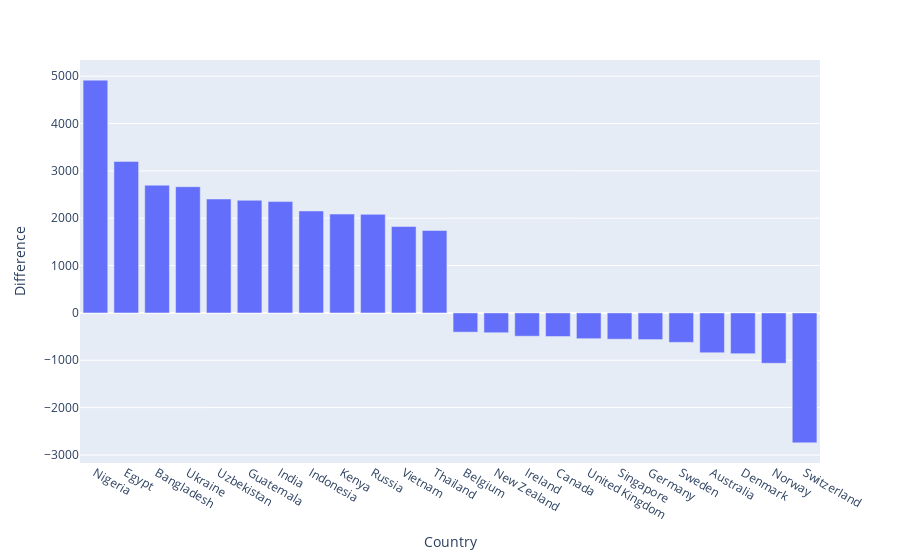

The notebook cell this image was saved under:
### Markdown cell above
This second graph only displays the 15 countries where there are the most offers, as they represent 80% of the offers. We can observe than a third of the offers are based in Belgium and Germany.

For the following graphs, please note that I'm using a dataset of which I don't know the quality. Since an apprentice's salary is not subject to income tax, this analysis is to be taken with caution

### Code cell
world = go.Figure(data=go.Choropleth(
    locations = df_country.index,
    z = df_country['Difference'],
    text = df_country['Country'],
    colorscale = 'Blues',
    autocolorscale=False,
    reversescale=False,
    marker_line_color='darkgray',
    marker_line_width=0.5,
    colorbar_title = 'Difference',
))


df_country.sort_values('Difference', ascending=False, inplace=True)
df_temp = df_country.head(12).append(df_country.tail(12))
fig = px.bar(df_temp, x='Country', y='Difference')

world.show()
fig.show()

### Figure 1 — Plotly figure (JSON) as saved in the notebook; plotly's stock layout.template omitted (floating-point values rounded to 4 significant figures)
{"data": [{"alignmentgroup": "True", "hoverlabel": {"namelength": 0}, "hovertemplate": "Country=%{x}<br>Difference=%{y}", "legendgroup": "", "marker": {"color": "#636efa"}, "name": "", "offsetgroup": "", "orientation": "v", "showlegend": false, "textposition": "auto", "type": "bar", "x": ["Nigeria", "Egypt", "Bangladesh", "Ukraine", "Uzbekistan", "Guatemala", "India", "Indonesia", "Kenya", "Russia", "Vietnam", "Thailand", "Belgium", "New Zealand", "Ireland", "Canada", "United Kingdom", "Singapore", "Germany", "Sweden", "Australia", "Denmark", "Norway", "Switzerland"], "xaxis": "x", "y": [4916.0, 3200.0, 2697.0, 2664.0, 2405.0, 2378.0, 2351.0, 2153.0, 2087.0, 2081.0, 1825.0, 1740.0, -406.1, -418.7, -492.1, -498.5, -544.5, -555.5, -563.2, -622.5, -840.1, -860.1, -1064.0, -2744.0], "yaxis": "y"}], "layout": {"barmode": "relative", "legend": {"tracegroupgap": 0}, "margin": {"t": 60}, "xaxis": {"anchor": "y", "domain": [0, 1], "title": {"text": "Country"}}, "yaxis": {"anchor": "x", "domain": [0, 1], "title": {"text": "Difference"}}}}
